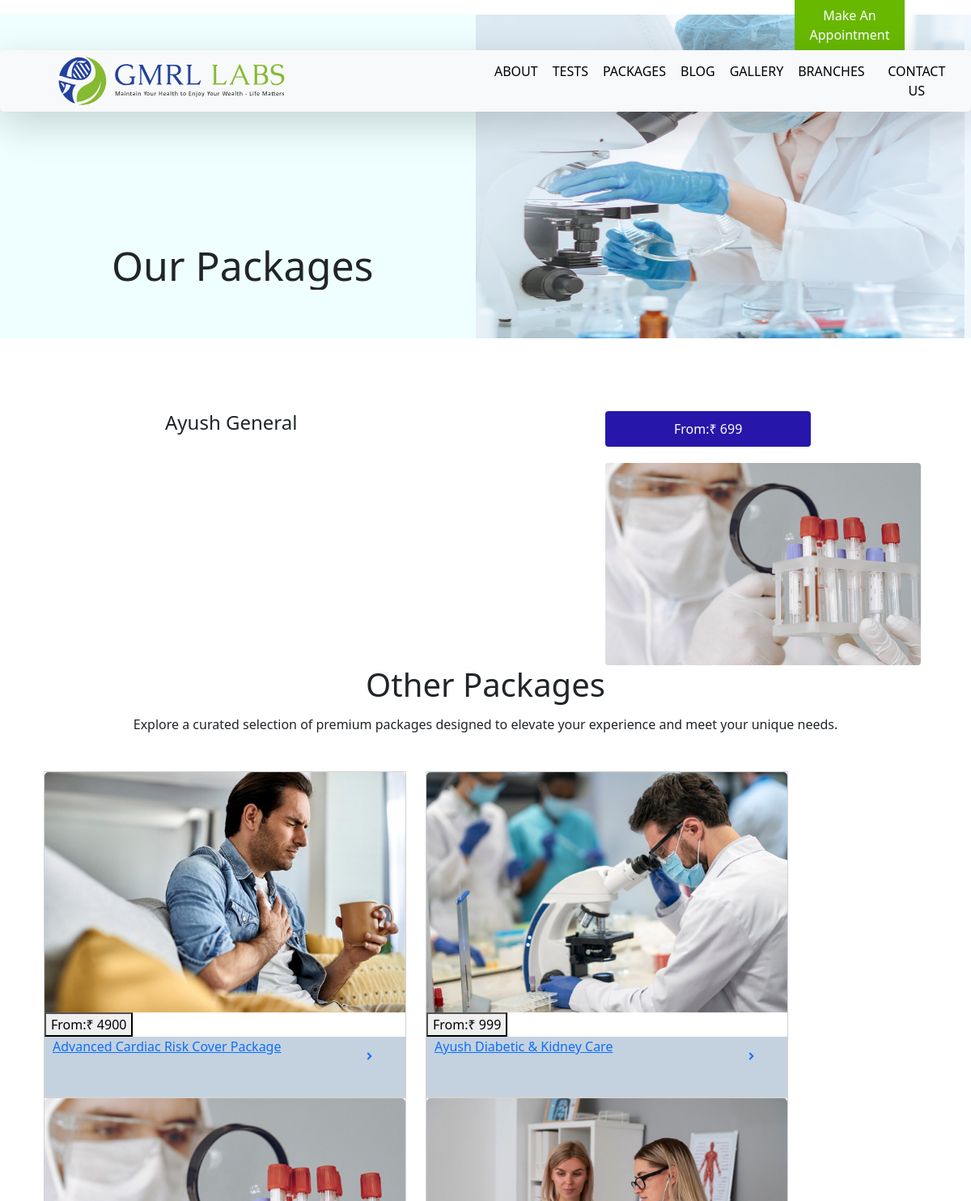
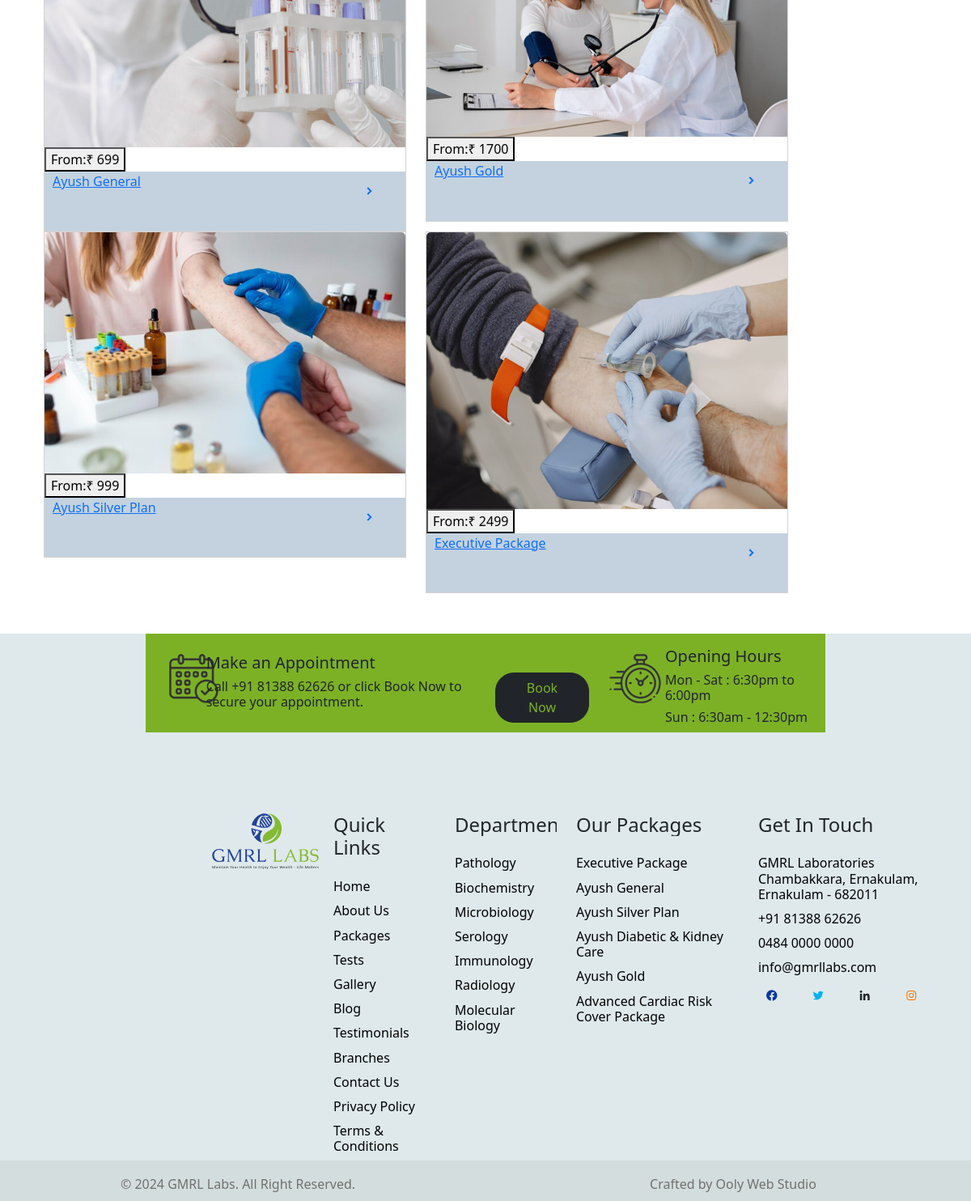
/packages/2, run on the app's committed database (2 pictures, top to bottom).
### hosapp/models.py (models this page shows, shortened)
class Package(models.Model):
    image=models.ImageField(upload_to='package')
    price=models.IntegerField()
    cont1=models.CharField(max_length=300)
    cont2=models.CharField(max_length=300)
    cont3=models.CharField(max_length=300)
    cont4=models.CharField(max_length=300)
    cont5=models.CharField(max_length=300)
    cont6=models.CharField(max_length=300)
    cont7=models.CharField(max_length=300,blank=True)
    cont8=models.CharField(max_length=300,blank=True)
    cont9=models.CharField(max_length=300,blank=True)
    cont10=models.CharField(max_length=300,blank=True)
    cont11=models.CharField(max_length=300,blank=True)
    cont12=models.CharField(max_length=300,blank=True)
    cont13=models.CharField(max_length=300  ,blank=True)
    name=models.CharField(max_length=250,unique=True)
    class Meta:
        ordering=('name',)

### hosapp/views.py (the view)
# urls.py: path('packages/<int:id>',views.packages,name='packages'),
def packages(request,id):
    pac=Package.objects.get(id=id)
    return render(request,'packages.html',{"pac":pac})

### hosapp/context_processors.py (called while the page is built)
def menu_links(req):
    pak=Package.objects.all()
    return dict(pak=pak)

### templates/packages.html (shortened to what this page needs)
{% extends 'base.html' %}
{% load static %}
{% block content %}
<section class="pak1 w-100" id="package">
    <div class="row w-100">
        <div class="abtcl col-lg-6">
            <h1>Our Packages</h1>
        </div>
        <div class="tes col-lg-6">
            <img src="../static/images/blog.jpg" alt="">
        </div>
    </div>
</section>
<section class="paks">
    <div class="pkpgsrw row mx-auto d-flex">
        <div class="col-lg-8">
            <h4 class="mb-4">{{pac.name}}</h4>
        </div>
        <div class="col-lg-4">
            <button class="btnprc">From:₹ {{pac.price}}</button>
            <img class="pkpgimg" src="{{pac.image.url}}" alt="">
        </div>
    </div>
</section>
<section class="pakpg">
<div class="otpk">
    <h1 class="mx-auto d-flex justify-content-center mb-3">Other Packages</h1>
    <h6 class="mx-auto d-flex justify-content-center mb-5">Explore a curated selection of premium packages designed to elevate your experience and meet your unique needs.</h6>
</div>
<div class="container">
<div class="row gmhrw mt-0 pt-0">
    {% for s in pak %}
                <div class="card ms-4 p-0" style="width: 28rem;">
                    <a href="">
                    <img class="bloimg card-img-top" src="{{s.image.url}}" alt="Card image cap">
                    <button class="pkbtn">From:₹ {{s.price}}</button>
                    <div class="ms-0 card-body pkbo">
                        <div class="row">
                            <div class="col-lg-10">
                      <p class="card-text ">{{s.name}}</p>
                      </div>
                      <div class="col-lg-2  ">
                        <i class='pic me-2 mt-3  bx bxs-chevron-right'></i>
                        </div>
                        </div>
                    </div>
                    </a>
                </div>
    {% endfor %}
</div>
</div>
</section>
<section class="footer">
    <div class="rw2 row mx-auto">
        <div class="col9 col-lg-8">
            <div class="row">
                <div class="col-lg-1">
                    <img class="mt-4 ms-3" src="../static/images/make-appointment.png" alt="">
                </div>
                <div class="col-lg-8 mt-4">
                    <h5 class="ms-3"> Make an Appointment</h5>
                    <h6 class="ms-3">Call +91 81388 62626 or click Book Now to secure your appointment.</h6>
                </div>
                <div class="col-lg-3">
                    <a href="{% url 'hosapp:appointment' %}">
                    <button type="button" class="btn4 mt-5 btn btn-dark ">Book Now</button>
                    </a>
                </div>
            </div>
        </div>
        <div class="col91 col-lg-4">
            <div class="row">
                <div class="col-lg-3">
                    <img class="mt-4" src="../static/images/openinh-hours-logo.png" alt="">
                </div>
                <div class="col-lg-9">
                    <h5 class="mt-3">Opening Hours</h5>
                    <h6>Mon - Sat : 6:30pm to 6:00pm</h6>
                    <h6>Sun : 6:30am - 12:30pm</h6>
                </div>
            </div>
        </div>
    </div>
    <div class="rw3 row">
        <div class="col-lg-2">
            <img src="../static/images/gmrl-footer-logo.svg" alt="">
        </div>
        <div class="col-lg-2">
            <h4 class="mb-4">Quick Links</h4>
            <h6>Home</h6>
            <h6>About Us</h6>
            <h6>Packages</h6>
            <h6>Tests</h6>
            <h6>Gallery</h6>
            <h6>Blog</h6>
            <h6>Testimonials</h6>
            <h6>Branches</h6>
            <h6>Contact Us</h6>
            <h6>Privacy Policy</h6>
            <h6>Terms & Conditions</h6>
        </div>
        <div class="col-lg-2">
            <h4 class="mb-4">Departments</h4>
            <h6>Pathology</h6>
            <h6>Biochemistry</h6>
            <h6>Microbiology</h6>
            <h6>Serology</h6>
            <h6>Immunology</h6>
            <h6>Radiology</h6>
            <h6>Molecular Biology</h6>
        </div>
        <div class="col-lg-3">
            <h4 class="mb-4">Our Packages</h4>
            <h6>Executive Package</h6>
            <h6>Ayush General</h6>
            <h6>Ayush Silver Plan</h6>
            <h6>Ayush Diabetic & Kidney Care</h6>
            <h6>Ayush Gold</h6>
            <h6>Advanced Cardiac Risk Cover Package</h6>
        </div>
        <div class="col-lg-3">
            <h4 class="mb-4">Get In Touch</h4>
            <h6>GMRL Laboratories Chambakkara, Ernakulam, Ernakulam - 682011</h6>
            <h6>+91 81388 62626</h6>
            <h6>0484 0000 0000</h6>
            <h6>info@gmrllabs.com</h6>
            <div class="rw4 row">
                <div class="col-lg-3">
                    <i class='bx bxl-facebook-circle' style='color:#0636a2'></i>
                </div>
                <div class="col-lg-3">
                    <i class='bx bxl-twitter' style='color:#00b2ef'></i>
                </div>
                <div class="col-lg-3">
                    <i class='bx bxl-linkedin'></i>
                </div>
                <div class="col-lg-3">
                    <i class='bx bxl-instagram' style='color:#ff7500'></i>
                </div>
            </div>
        </div>
    </div>
</section>
{% endblock %}

### templates/base.html (shortened to what this page needs)
{% load static %}
<!doctype html>
<html lang="en">
  <head>
    <link href="https://cdn.jsdelivr.net/npm/bootstrap@5.2.3/dist/css/bootstrap.min.css" rel="stylesheet">
    <link rel="stylesheet" href="{% static 'css\style.css' %}">
    <link href='https://unpkg.com/boxicons@2.1.4/css/boxicons.min.css' rel='stylesheet'>
    <link rel="stylesheet" href="https://cdn.jsdelivr.net/npm/slick-carousel@1.8.1/slick/slick.css">
  </head>
  <body>
    {% include 'nav.html' %}
    {% block content %}
    {% endblock %}
    {% include 'footer.html' %}
  </body>
</html>

### templates/nav.html (shortened to what this page needs)
{% load static %}
<div class="mqin">
    <div class="rw1 row">
        <div class="col-lg-6 col-md-6 col-sm-6 soci">
        </div>
        <div class="col-lg-6 col-md-6 col-sm-6 mak">
            <a href="{% url 'hosapp:appointment' %}"><button class="btn btn">Make An Appointment</button></a>
        </div>
    </div>
    <nav id="navbar" class="navbar shadow-lg navbar-expand-lg bg-light mx-auto">
      <div class="container-fluid">
        <a href="{% url 'hosapp:home' %}"><img class="ima" style="margin-left: 60px;" src="../static/images/gmrl-logo.svg" width="280px" alt=""></a>
        <div class="collapse  navbar-collapse" id="navbarNav">
            <ul class="navbar-nav ml-auto">
                <li class="nav-item">
                    <a class="btn nav-link" href="{% url 'hosapp:about' %}">ABOUT</a>
                </li>
                <li class="nav-item">
                    <a class="btn nav-link" href="{% url 'hosapp:test' %}">TESTS</a>
                </li>
                <li class="nav-item">
                    <a class="btn nav-link" href="{% url 'hosapp:package' %}">PACKAGES</a>
                </li>
                <li class="nav-item">
                    <a class="btn nav-link" href="{% url 'hosapp:blog' %}">BLOG</a>
                </li>
                <li class="nav-item">
                    <a class="btn nav-link" href="{% url 'hosapp:gallery' %}">GALLERY</a>
                </li>
                <li class="nav-item">
                    <a class="btn nav-link" href="{% url 'hosapp:branches' %}">BRANCHES</a>
                </li>
                <li class="nav-item">
                    <a class="btn nav-link" href="{% url 'hosapp:contacts' %}">CONTACT US</a>
                </li>
            </ul>
        </div>
      </div>
    </nav>
  </div>

### templates/footer.html
<section class="end w-100">
    <div class="row">
        <div class="col-lg-6">
            <h6>© 2024 GMRL Labs. All Right Reserved.</h6>
        </div>
        <div class="col-lg-6">
            <h6>Crafted by Ooly Web Studio</h6>
        </div>
    </div>
</section>

### static/css/style.css (style rules this page uses)
.navbar { width: 92vw; z-index: 1000; border-radius: 5px; }
.navbar-nav { margin-left: 250px; overflow-x: hidden; }
.navbar { overflow-x: hidden; width: 100vw; }
.navbar a { color: black; }
.navbar-nav .btn { border-radius: 3px; padding-top: 1px; padding-bottom: 1px; }
.pak1 { background-color: rgb(240, 248, 255); overflow-x: hidden; margin-top: -120px; z-index: -1; }
.rw1 { background: transparent; }
.mak { z-index: 5; }
.mak .btn { background-color: rgb(104, 184, 0); color: white; text-decoration: none; margin-left: 380px; border-radius: 0; }
.end { width: 100vw; background-color: rgb(212, 221, 221); overflow: hidden; text-align: center; height: 50px; }
.end h6 { padding-top: 20px; padding-bottom: 20px; color: rgb(112, 112, 112); }
.card { height: 200px; border-radius: 0; }
.gmhrw { margin-bottom: 50px; }
.gmhrw .card { height: fit-content; }
.footer { height: fit-content; background-color: rgb(223, 233, 236); }
.rw2 { width: 70%; height: 21%; }
.rw2 h5 { overflow: hidden; }
.rw2 h6 { overflow: hidden; }
.col9 { background-color: rgb(124, 177, 38); }
.col91 { background-color: rgb(124, 177, 38); }
.btn4 { border-radius: 23px; padding-left: 35px; padding-right: 35px; color: rgb(124, 177, 38); }
.rw3 { width: 75%; margin-top: 100px; margin-left: 250px; }
.rw3 h4 { overflow: hidden; }
.rw3 img { width: 11vw; }
.rw3 h6 { margin-top: 11px; color: rgb(0, 0, 0); overflow: hidden; }
.rw4 { width: 230px; }
.abtcl { background-color: rgb(239, 255, 255); padding: 0 0 0 0; }
.abtcl h1 { font-size: 50px; margin-top: 280px; margin-left: 150px; margin-bottom: 15px; overflow: hidden; }
.tes { padding: 0 0 0 0; }
.tes img { height: 50vh; width: 50.3vw; }
.rw1 { margin-left: 50px; width: 90%; display: flex; justify-content: center; }
.pkbo p { text-decoration: none !important; }
.pkbo { height: 73.5px; background-color: rgb(196, 210, 223); padding: 0 0 0 0; padding-left: 10px; text-decoration: none !important; }
.pkbo .card-text { text-decoration: none; }
.pkpgsrw { margin-left: 200px; width: 68%; height: 55 vh; margin-top: 90px; }
.pkpgimg { width: 390px; height: 250px; border-radius: 4px; }
.btnprc { background-color: rgb(38, 23, 170); border: 0; border-radius: 4px; width: 21.2vw; color: white; margin-bottom: 20px; padding-top: 10px; padding-bottom: 10px; }
.rw4 i { margin: auto; display: flex; justify-content: center; text-align: center; padding-top: 8px; }

### data on the page
Package: name "Ayush General", price "699", image (picture)
Package: image (picture), price "4900", name "Advanced Cardiac Risk Cover Package"
Package: image (picture), price "999", name "Ayush Diabetic & Kidney Care"
Package: image (picture), price "1700", name "Ayush Gold"
Package: image (picture), price "999", name "Ayush Silver Plan"
Package: image (picture), price "2499", name "Executive Package"
